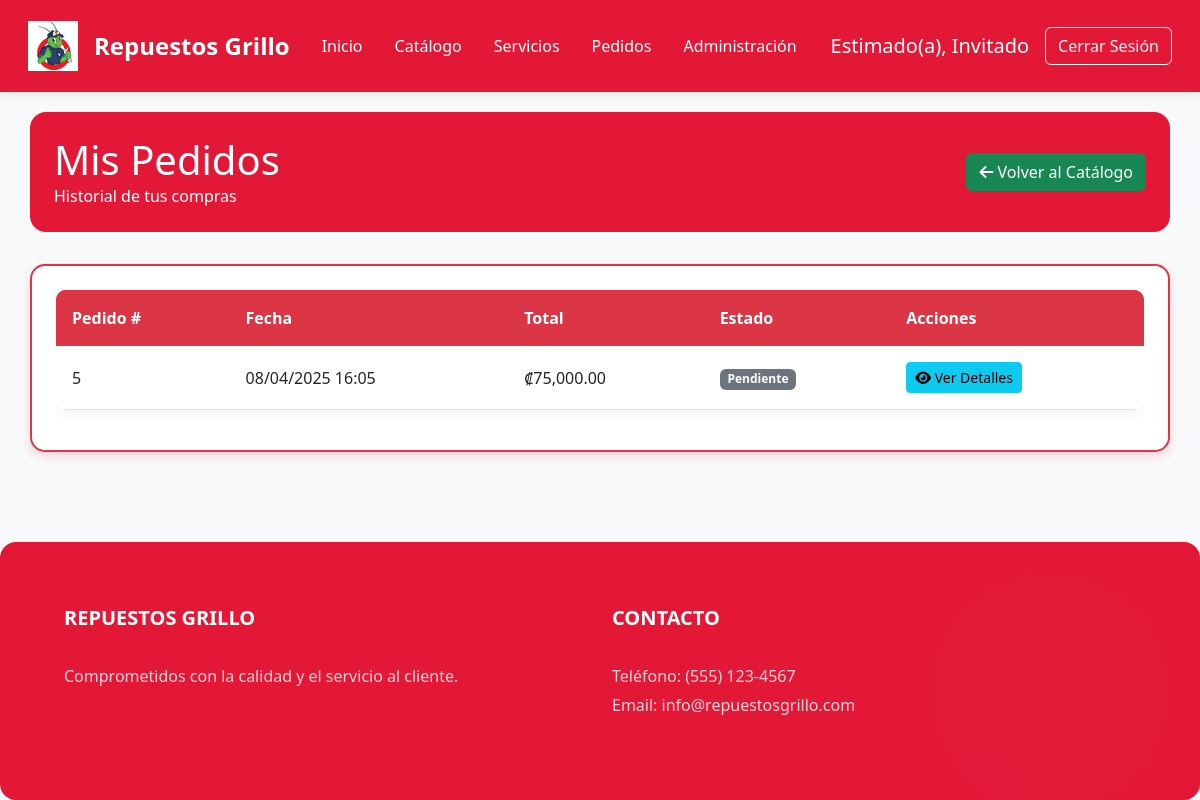
The page /View/Pedidos/ListaPedidos.php (signed in) on the database its author committed.
### tables this page shows
CREATE TABLE `tbl_pedidos` (
  `IdPedido` int(11) NOT NULL AUTO_INCREMENT,
  `IdUsuario` bigint(20) NOT NULL,
  `FechaPedido` datetime NOT NULL DEFAULT current_timestamp(),
  `EstadoPedido` varchar(20) NOT NULL DEFAULT 'Pendiente',
  `TotalPedido` decimal(10,2) NOT NULL,
  PRIMARY KEY (`IdPedido`),
  KEY `IdUsuario` (`IdUsuario`),
  CONSTRAINT `tbl_pedidos_ibfk_1` FOREIGN KEY (`IdUsuario`) REFERENCES `usuario` (`Id`)
);

### Model/PedidosModel.php (called while the page is built, shortened)
<?php
function ConsultarPedidosPorUsuario($idUsuario) {
    try {
        $context = AbrirBaseDatos();
        $sentencia = "CALL SP_ConsultarPedidosPorUsuario($idUsuario)";
        $resultado = $context->query($sentencia);
        return $resultado;
    } catch (Exception $error) {
        return null;
    }
}
?>

### Controller/PedidosController.php (called while the page is built, shortened)
<?php
include_once $_SERVER["DOCUMENT_ROOT"] . "/ProyectoAmbienteWeb/Model/PedidosModel.php";
function ObtenerPedidosUsuario($idUsuario) {
    return ConsultarPedidosPorUsuario($idUsuario);
}
?>

### View/Pedidos/ListaPedidos.php (the view, shortened to what this page needs)
<?php
    include_once $_SERVER["DOCUMENT_ROOT"] . "/ProyectoAmbienteWeb/Controller/PedidosController.php";
    include_once $_SERVER["DOCUMENT_ROOT"] . "/ProyectoAmbienteWeb/View/layoutInterno.php";
    $idUsuario = $_SESSION['IdUsuario'];
    $pedidos = ObtenerPedidosUsuario($idUsuario);
?>
<!DOCTYPE html>
<html lang="es">
<body>
    <div class="container content">
        <div class="admin-header">
            <div class="row align-items-center">
                <div class="col-md-8">
                    <h1 class="mb-0">Mis Pedidos</h1>
                    <p class="mb-0">Historial de tus compras</p>
                </div>
                <div class="col-md-4 text-end">
                    <a href="/ProyectoAmbienteWeb/View/Productos/Catalogo.php" class="btn btn-success">
                        <i class="fas fa-arrow-left"></i> Volver al Catálogo
                    </a>
                </div>
            </div>
        </div>
        <div class="card card-custom">
            <div class="card-body">
                <?php if ($pedidos && $pedidos->num_rows > 0): ?>
                    <div class="table-responsive">
                        <table class="table table-custom table-hover">
                            <thead class="table-dark">
                                <tr>
                                    <th>Pedido #</th>
                                    <th>Fecha</th>
                                    <th>Total</th>
                                    <th>Estado</th>
                                    <th>Acciones</th>
                                </tr>
                            </thead>
                            <tbody>
                                <?php while ($pedido = $pedidos->fetch_assoc()): ?>
                                    <tr>
                                        <td><?php echo $pedido['IdPedido']; ?></td>
                                        <td><?php echo date('d/m/Y H:i', strtotime($pedido['FechaPedido'])); ?></td>
                                        <td>₡<?php echo number_format($pedido['TotalPedido'], 2); ?></td>
                                        <td>
                                            <?php if ($pedido['EstadoPedido'] == 'Completado'): ?>
                                                <span class="badge bg-success">Completado</span>
                                            <?php elseif ($pedido['EstadoPedido'] == 'Procesando'): ?>
                                                <span class="badge bg-warning">Procesando</span>
                                            <?php else: ?>
                                                <span class="badge bg-secondary"><?php echo $pedido['EstadoPedido']; ?></span>
                                            <?php endif; ?>
                                        </td>
                                        <td>
                                            <a href="/ProyectoAmbienteWeb/View/Pedidos/ConfirmacionPedido.php?id=<?php echo $pedido['IdPedido']; ?>" class="btn btn-sm btn-info">
                                                <i class="fas fa-eye"></i> Ver Detalles
                                            </a>
                                        </td>
                                    </tr>
                                <?php endwhile; ?>
                            </tbody>
                        </table>
                    </div>
                <?php endif; ?>
            </div>
        </div>
    </div>
</body>
</html>

### View/Styles/estilos.css (style rules this page uses)
:root { --primary-color: #e31837; --secondary-color: #1a1a1a; --accent-color: #f8d7da; --text-light: #ffffff; --text-dark: #333333; --gray-light: #f8f9fa; --transition: all 0.3s ease; }
* { margin: 0; padding: 0; box-sizing: border-box; }
body { display: flex; flex-direction: column; min-height: 100vh; background-color: var(--gray-light); font-family: 'Segoe UI', Tahoma, Geneva, Verdana, sans-serif; }
.content { flex: 1 0 auto; padding: 3rem 0; }
.card-custom { border-radius: 1rem; box-shadow: 0 4px 15px rgba(0,0,0,0.05); transition: var(--transition); border: none; overflow: hidden; }
.card-custom .card-body { padding: 1.5rem; }
.card-custom { animation: fadeIn 0.5s ease-out; }

### View/Styles/productos.css (style rules this page uses)
.admin-header { background: var(--primary-color); color: var(--text-light); padding: 1.5rem; border-radius: 1rem; margin-bottom: 2rem; }
.table-custom { background: white; border-radius: 1rem; overflow: hidden; box-shadow: 0 4px 15px rgba(0, 0, 0, 0.05); }
.table-custom thead { background: var(--primary-color); color: var(--text-light); }
.table-custom th { padding: 1rem; font-weight: 500; }
.table-custom td { vertical-align: middle; padding: 1rem; }

### View/Styles/servicios.css (style rules this page uses)
.container.content { padding-top: 20px; padding-bottom: 10px; }
.row:last-child { margin-bottom: 0; }

### View/Styles/catalogo.css (style rules this page uses)
.card-body { min-height: 120px; }

### View/Styles/carrito.css (style rules this page uses)
.card-custom { border: 2px solid #dc3545; border-radius: 15px; box-shadow: 0 4px 10px rgba(220, 53, 69, 0.2); }
.table-custom { border-radius: 10px; overflow: hidden; }
.table-custom thead th { background-color: #dc3545; color: white !important; font-weight: bold; border: none; }
.table-custom tbody td { color: #212529; vertical-align: middle; }

### rows shown on the page
tbl_pedidos: IdPedido "5", FechaPedido "08/04/2025 16:05", TotalPedido "75,000.00", EstadoPedido "Pendiente"

### other values the page prints
$nombreParaMostrar "Invitado"
